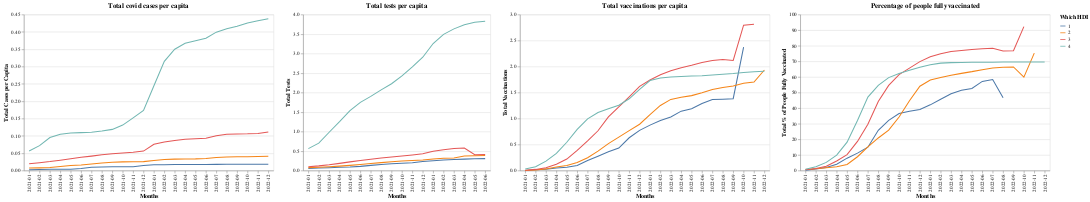

Notebook code cell kept with this figure:
### Markdown cell above
Here we can view all the visualisations together

### Code cell
visualisation1|visualisation2|visualisation3|visualisation4

### Figure 1 — Vega-Lite specification as saved in the notebook (floating-point values rounded to 4 significant figures)
{"config": {"view": {"continuousWidth": 400, "continuousHeight": 300}}, "hconcat": [{"data": {"name": "data-5d4ebdad79b7f39aaac5ce27c475a861"}, "mark": "line", "encoding": {"color": {"field": "Which HDI", "type": "nominal"}, "opacity": {"condition": {"value": 1, "selection": "selector001"}, "value": 0.2}, "x": {"field": "Months", "type": "nominal"}, "y": {"field": "Total Cases per Capita", "type": "quantitative"}}, "selection": {"selector001": {"type": "multi", "fields": ["Which HDI"], "bind": "legend"}}, "title": "Total covid cases per capita"}, {"data": {"name": "data-03b8355045359b7682f22ff88047c82a"}, "mark": "line", "encoding": {"color": {"field": "Which HDI", "type": "nominal"}, "opacity": {"condition": {"value": 1, "selection": "selector002"}, "value": 0.2}, "x": {"field": "Months", "type": "nominal"}, "y": {"field": "Total Tests", "type": "quantitative"}}, "selection": {"selector002": {"type": "multi", "fields": ["Which HDI"], "bind": "legend"}}, "title": "Total tests per capita"}, {"data": {"name": "data-022382902dceaa9d26397958254c4b84"}, "mark": "line", "encoding": {"color": {"field": "Which HDI", "type": "nominal"}, "opacity": {"condition": {"value": 1, "selection": "selector003"}, "value": 0.2}, "x": {"field": "Months", "type": "nominal"}, "y": {"field": "Total Vaccinations", "type": "quantitative"}}, "selection": {"selector003": {"type": "multi", "fields": ["Which HDI"], "bind": "legend"}}, "title": "Total vaccinations per capita"}, {"data": {"name": "data-7281b66b98734ddf57b5db9692766fb3"}, "mark": "line", "encoding": {"color": {"field": "Which HDI", "type": "nominal"}, "opacity": {"condition": {"value": 1, "selection": "selector004"}, "value": 0.2}, "x": {"field": "Months", "type": "nominal"}, "y": {"field": "Total % of People Fully Vaccinated", "type": "quantitative"}}, "selection": {"selector004": {"type": "multi", "fields": ["Which HDI"], "bind": "legend"}}, "title": "Percentage of people fully vaccinated"}], "$schema": "https://vega.github.io/schema/vega-lite/v4.17.0.json", "datasets": {"data-5d4ebdad79b7f39aaac5ce27c475a861": [{"Months": "2021-01", "Total Cases per Capita": 0.002519, "Which HDI": 1}, {"Months": "2021-02", "Total Cases per Capita": 0.003235, "Which HDI": 1}, {"Months": "2021-03", "Total Cases per Capita": 0.003563, "Which HDI": 1}, {"Months": "2021-04", "Total Cases per Capita": 0.00377, "Which HDI": 1}, {"Months": "2021-05", "Total Cases per Capita": 0.003925, "Which HDI": 1}, {"Months": "2021-06", "Total Cases per Capita": 0.005894, "Which HDI": 1}, {"Months": "2021-07", "Total Cases per Capita": 0.009266, "Which HDI": 1}, {"Months": "2021-08", "Total Cases per Capita": 0.01042, "Which HDI": 1}, {"Months": "2021-09", "Total Cases per Capita": 0.01093, "Which HDI": 1}, {"Months": "2021-10", "Total Cases per Capita": 0.01107, "Which HDI": 1}, {"Months": "2021-11", "Total Cases per Capita": 0.01114, "Which HDI": 1}, {"Months": "2021-12", "Total Cases per Capita": 0.01447, "Which HDI": 1}, {"Months": "2022-01", "Total Cases per Capita": 0.01654, "Which HDI": 1}, {"Months": "2022-02", "Total Cases per Capita": 0.0169, "Which HDI": 1}, {"Months": "2022-03", "Total Cases per Capita": 0.01725, "Which HDI": 1}, {"Months": "2022-04", "Total Cases per Capita": 0.01735, "Which HDI": 1}, {"Months": "2022-05", "Total Cases per Capita": 0.01752, "Which HDI": 1}, {"Months": "2022-06", "Total Cases per Capita": 0.01772, "Which HDI": 1}, {"Months": "2022-07", "Total Cases per Capita": 0.01786, "Which HDI": 1}, {"Months": "2022-08", "Total Cases per Capita": 0.01795, "Which HDI": 1}, {"Months": "2022-09", "Total Cases per Capita": 0.01799, "Which HDI": 1}, {"Months": "2022-10", "Total Cases per Capita": 0.018, "Which HDI": 1}, {"Months": "2022-11", "Total Cases per Capita": 0.01804, "Which HDI": 1}, {"Months": "2022-12", "Total Cases per Capita": 0.01808, "Which HDI": 1}, {"Months": "2021-01", "Total Cases per Capita": 0.007333, "Which HDI": 2}, {"Months": "2021-02", "Total Cases per Capita": 0.007767, "Which HDI": 2}, {"Months": "2021-03", "Total Cases per Capita": 0.008605, "Which HDI": 2}, {"Months": "2021-04", "Total Cases per Capita": 0.01146, "Which HDI": 2}, {"Months": "2021-05", "Total Cases per Capita": 0.01449, "Which HDI": 2}, {"Months": "2021-06", "Total Cases per Capita": 0.01614, "Which HDI": 2}, {"Months": "2021-07", "Total Cases per Capita": 0.01876, "Which HDI": 2}, {"Months": "2021-08", "Total Cases per Capita": 0.02175, "Which HDI": 2}, {"Months": "2021-09", "Total Cases per Capita": 0.02401, "Which HDI": 2}, {"Months": "2021-10", "Total Cases per Capita": 0.02505, "Which HDI": 2}, {"Months": "2021-11", "Total Cases per Capita": 0.02549, "Which HDI": 2}, {"Months": "2021-12", "Total Cases per Capita": 0.0258, "Which HDI": 2}, {"Months": "2022-01", "Total Cases per Capita": 0.0293, "Which HDI": 2}, {"Months": "2022-02", "Total Cases per Capita": 0.03182, "Which HDI": 2}, {"Months": "2022-03", "Total Cases per Capita": 0.03296, "Which HDI": 2}, {"Months": "2022-04", "Total Cases per Capita": 0.03335, "Which HDI": 2}, {"Months": "2022-05", "Total Cases per Capita": 0.03367, "Which HDI": 2}, {"Months": "2022-06", "Total Cases per Capita": 0.03485, "Which HDI": 2}, {"Months": "2022-07", "Total Cases per Capita": 0.03784, "Which HDI": 2}, {"Months": "2022-08", "Total Cases per Capita": 0.03922, "Which HDI": 2}, {"Months": "2022-09", "Total Cases per Capita": 0.03976, "Which HDI": 2}, {"Months": "2022-10", "Total Cases per Capita": 0.04014, "Which HDI": 2}, {"Months": "2022-11", "Total Cases per Capita": 0.04048, "Which HDI": 2}, {"Months": "2022-12", "Total Cases per Capita": 0.04149, "Which HDI": 2}, {"Months": "2021-01", "Total Cases per Capita": 0.01962, "Which HDI": 3}, {"Months": "2021-02", "Total Cases per Capita": 0.02273, "Which HDI": 3}, {"Months": "2021-03", "Total Cases per Capita": 0.02596, "Which HDI": 3}, {"Months": "2021-04", "Total Cases per Capita": 0.0299, "Which HDI": 3}, {"Months": "2021-05", "Total Cases per Capita": 0.03432, "Which HDI": 3}, {"Months": "2021-06", "Total Cases per Capita": 0.03814, "Which HDI": 3}, {"Months": "2021-07", "Total Cases per Capita": 0.04165, "Which HDI": 3}, {"Months": "2021-08", "Total Cases per Capita": 0.04576, "Which HDI": 3}, {"Months": "2021-09", "Total Cases per Capita": 0.04841, "Which HDI": 3}, {"Months": "2021-10", "Total Cases per Capita": 0.05072, "Which HDI": 3}, {"Months": "2021-11", "Total Cases per Capita": 0.05293, "Which HDI": 3}, {"Months": "2021-12", "Total Cases per Capita": 0.05621, "Which HDI": 3}, {"Months": "2022-01", "Total Cases per Capita": 0.07603, "Which HDI": 3}, {"Months": "2022-02", "Total Cases per Capita": 0.08261, "Which HDI": 3}, {"Months": "2022-03", "Total Cases per Capita": 0.087, "Which HDI": 3}, {"Months": "2022-04", "Total Cases per Capita": 0.09049, "Which HDI": 3}, {"Months": "2022-05", "Total Cases per Capita": 0.09182, "Which HDI": 3}, {"Months": "2022-06", "Total Cases per Capita": 0.09328, "Which HDI": 3}, {"Months": "2022-07", "Total Cases per Capita": 0.1004, "Which HDI": 3}, {"Months": "2022-08", "Total Cases per Capita": 0.1049, "Which HDI": 3}, {"Months": "2022-09", "Total Cases per Capita": 0.1057, "Which HDI": 3}, {"Months": "2022-10", "Total Cases per Capita": 0.106, "Which HDI": 3}, {"Months": "2022-11", "Total Cases per Capita": 0.1071, "Which HDI": 3}, {"Months": "2022-12", "Total Cases per Capita": 0.1111, "Which HDI": 3}, {"Months": "2021-01", "Total Cases per Capita": 0.0564, "Which HDI": 4}, {"Months": "2021-02", "Total Cases per Capita": 0.07181, "Which HDI": 4}, {"Months": "2021-03", "Total Cases per Capita": 0.09517, "Which HDI": 4}, {"Months": "2021-04", "Total Cases per Capita": 0.1046, "Which HDI": 4}, {"Months": "2021-05", "Total Cases per Capita": 0.1086, "Which HDI": 4}, {"Months": "2021-06", "Total Cases per Capita": 0.1094, "Which HDI": 4}, {"Months": "2021-07", "Total Cases per Capita": 0.1107, "Which HDI": 4}, {"Months": "2021-08", "Total Cases per Capita": 0.1141, "Which HDI": 4}, {"Months": "2021-09", "Total Cases per Capita": 0.1188, "Which HDI": 4}, {"Months": "2021-10", "Total Cases per Capita": 0.1312, "Which HDI": 4}, {"Months": "2021-11", "Total Cases per Capita": 0.1521, "Which HDI": 4}, {"Months": "2021-12", "Total Cases per Capita": 0.1732, "Which HDI": 4}, {"Months": "2022-01", "Total Cases per Capita": 0.2445, "Which HDI": 4}, {"Months": "2022-02", "Total Cases per Capita": 0.3149, "Which HDI": 4}, {"Months": "2022-03", "Total Cases per Capita": 0.3501, "Which HDI": 4}, {"Months": "2022-04", "Total Cases per Capita": 0.3673, "Which HDI": 4}, {"Months": "2022-05", "Total Cases per Capita": 0.3743, "Which HDI": 4}, {"Months": "2022-06", "Total Cases per Capita": 0.3817, "Which HDI": 4}, {"Months": "2022-07", "Total Cases per Capita": 0.3992, "Which HDI": 4}, {"Months": "2022-08", "Total Cases per Capita": 0.4092, "Which HDI": 4}, {"Months": "2022-09", "Total Cases per Capita": 0.4165, "Which HDI": 4}, {"Months": "2022-10", "Total Cases per Capita": 0.4257, "Which HDI": 4}, {"Months": "2022-11", "Total Cases per Capita": 0.4318, "Which HDI": 4}, {"Months": "2022-12", "Total Cases per Capita": 0.438, "Which HDI": 4}], "data-03b8355045359b7682f22ff88047c82a": [{"Months": "2021-01", "Total Tests": 0.05522, "Which HDI": 1}, {"Months": "2021-02", "Total Tests": 0.06444, "Which HDI": 1}, {"Months": "2021-03", "Total Tests": 0.07374, "Which HDI": 1}, {"Months": "2021-04", "Total Tests": 0.08318, "Which HDI": 1}, {"Months": "2021-05", "Total Tests": 0.09183, "Which HDI": 1}, {"Months": "2021-06", "Total Tests": 0.1077, "Which HDI": 1}, {"Months": "2021-07", "Total Tests": 0.1333, "Which HDI": 1}, {"Months": "2021-08", "Total Tests": 0.1533, "Which HDI": 1}, {"Months": "2021-09", "Total Tests": 0.172, "Which HDI": 1}, {"Months": "2021-10", "Total Tests": 0.1866, "Which HDI": 1}, {"Months": "2021-11", "Total Tests": 0.2028, "Which HDI": 1}, {"Months": "2021-12", "Total Tests": 0.2302, "Which HDI": 1}, {"Months": "2022-01", "Total Tests": 0.2541, "Which HDI": 1}, {"Months": "2022-02", "Total Tests": 0.272, "Which HDI": 1}, {"Months": "2022-03", "Total Tests": 0.2847, "Which HDI": 1}, {"Months": "2022-04", "Total Tests": 0.2929, "Which HDI": 1}, {"Months": "2022-05", "Total Tests": 0.3011, "Which HDI": 1}, {"Months": "2022-06", "Total Tests": 0.3065, "Which HDI": 1}, {"Months": "2021-01", "Total Tests": 0.07562, "Which HDI": 2}, {"Months": "2021-02", "Total Tests": 0.08467, "Which HDI": 2}, {"Months": "2021-03", "Total Tests": 0.09636, "Which HDI": 2}, {"Months": "2021-04", "Total Tests": 0.1136, "Which HDI": 2}, {"Months": "2021-05", "Total Tests": 0.1334, "Which HDI": 2}, {"Months": "2021-06", "Total Tests": 0.1556, "Which HDI": 2}, {"Months": "2021-07", "Total Tests": 0.179, "Which HDI": 2}, {"Months": "2021-08", "Total Tests": 0.2031, "Which HDI": 2}, {"Months": "2021-09", "Total Tests": 0.2249, "Which HDI": 2}, {"Months": "2021-10", "Total Tests": 0.2437, "Which HDI": 2}, {"Months": "2021-11", "Total Tests": 0.2581, "Which HDI": 2}, {"Months": "2021-12", "Total Tests": 0.2723, "Which HDI": 2}, {"Months": "2022-01", "Total Tests": 0.2947, "Which HDI": 2}, {"Months": "2022-02", "Total Tests": 0.314, "Which HDI": 2}, {"Months": "2022-03", "Total Tests": 0.3229, "Which HDI": 2}, {"Months": "2022-04", "Total Tests": 0.3749, "Which HDI": 2}, {"Months": "2022-05", "Total Tests": 0.3802, "Which HDI": 2}, {"Months": "2022-06", "Total Tests": 0.3835, "Which HDI": 2}, {"Months": "2021-01", "Total Tests": 0.09928, "Which HDI": 3}, {"Months": "2021-02", "Total Tests": 0.1203, "Which HDI": 3}, {"Months": "2021-03", "Total Tests": 0.1478, "Which HDI": 3}, {"Months": "2021-04", "Total Tests": 0.1842, "Which HDI": 3}, {"Months": "2021-05", "Total Tests": 0.2226, "Which HDI": 3}, {"Months": "2021-06", "Total Tests": 0.2584, "Which HDI": 3}, {"Months": "2021-07", "Total Tests": 0.2918, "Which HDI": 3}, {"Months": "2021-08", "Total Tests": 0.3208, "Which HDI": 3}, {"Months": "2021-09", "Total Tests": 0.3459, "Which HDI": 3}, {"Months": "2021-10", "Total Tests": 0.3716, "Which HDI": 3}, {"Months": "2021-11", "Total Tests": 0.3978, "Which HDI": 3}, {"Months": "2021-12", "Total Tests": 0.4291, "Which HDI": 3}, {"Months": "2022-01", "Total Tests": 0.4953, "Which HDI": 3}, {"Months": "2022-02", "Total Tests": 0.5333, "Which HDI": 3}, {"Months": "2022-03", "Total Tests": 0.5631, "Which HDI": 3}, {"Months": "2022-04", "Total Tests": 0.5768, "Which HDI": 3}, {"Months": "2022-05", "Total Tests": 0.4063, "Which HDI": 3}, {"Months": "2022-06", "Total Tests": 0.4121, "Which HDI": 3}, {"Months": "2021-01", "Total Tests": 0.5622, "Which HDI": 4}, {"Months": "2021-02", "Total Tests": 0.7036, "Which HDI": 4}, {"Months": "2021-03", "Total Tests": 0.9824, "Which HDI": 4}, {"Months": "2021-04", "Total Tests": 1.253, "Which HDI": 4}, {"Months": "2021-05", "Total Tests": 1.539, "Which HDI": 4}, {"Months": "2021-06", "Total Tests": 1.747, "Which HDI": 4}, {"Months": "2021-07", "Total Tests": 1.902, "Which HDI": 4}, {"Months": "2021-08", "Total Tests": 2.068, "Which HDI": 4}, {"Months": "2021-09", "Total Tests": 2.227, "Which HDI": 4}, {"Months": "2021-10", "Total Tests": 2.426, "Which HDI": 4}, {"Months": "2021-11", "Total Tests": 2.659, "Which HDI": 4}, {"Months": "2021-12", "Total Tests": 2.905, "Which HDI": 4}, {"Months": "2022-01", "Total Tests": 3.257, "Which HDI": 4}, {"Months": "2022-02", "Total Tests": 3.493, "Which HDI": 4}, {"Months": "2022-03", "Total Tests": 3.633, "Which HDI": 4}, {"Months": "2022-04", "Total Tests": 3.74, "Which HDI": 4}, {"Months": "2022-05", "Total Tests": 3.801, "Which HDI": 4}, {"Months": "2022-06", "Total Tests": 3.831, "Which HDI": 4}], "data-022382902dceaa9d26397958254c4b84": [{"Months": "2021-01", "Total Vaccinations": 0.001198, "Which HDI": 1}, {"Months": "2021-02", "Total Vaccinations": 0.0162, "Which HDI": 1}, {"Months": "2021-03", "Total Vaccinations": 0.02681, "Which HDI": 1}, {"Months": "2021-04", "Total Vaccinations": 0.04778, "Which HDI": 1}, {"Months": "2021-05", "Total Vaccinations": 0.0643, "Which HDI": 1}, {"Months": "2021-06", "Total Vaccinations": 0.09793, "Which HDI": 1}, {"Months": "2021-07", "Total Vaccinations": 0.1929, "Which HDI": 1}, {"Months": "2021-08", "Total Vaccinations": 0.2751, "Which HDI": 1}, {"Months": "2021-09", "Total Vaccinations": 0.3598, "Which HDI": 1}, {"Months": "2021-10", "Total Vaccinations": 0.4332, "Which HDI": 1}, {"Months": "2021-11", "Total Vaccinations": 0.6305, "Which HDI": 1}, {"Months": "2021-12", "Total Vaccinations": 0.7727, "Which HDI": 1}, {"Months": "2022-01", "Total Vaccinations": 0.8741, "Which HDI": 1}, {"Months": "2022-02", "Total Vaccinations": 0.9621, "Which HDI": 1}, {"Months": "2022-03", "Total Vaccinations": 1.029, "Which HDI": 1}, {"Months": "2022-04", "Total Vaccinations": 1.143, "Which HDI": 1}, {"Months": "2022-05", "Total Vaccinations": 1.188, "Which HDI": 1}, {"Months": "2022-06", "Total Vaccinations": 1.289, "Which HDI": 1}, {"Months": "2022-07", "Total Vaccinations": 1.366, "Which HDI": 1}, {"Months": "2022-08", "Total Vaccinations": 1.372, "Which HDI": 1}, {"Months": "2022-09", "Total Vaccinations": 1.382, "Which HDI": 1}, {"Months": "2022-10", "Total Vaccinations": 2.374, "Which HDI": 1}, {"Months": "2022-11", "Total Vaccinations": null, "Which HDI": 1}, {"Months": "2022-12", "Total Vaccinations": null, "Which HDI": 1}, {"Months": "2021-01", "Total Vaccinations": 0.001039, "Which HDI": 2}, {"Months": "2021-02", "Total Vaccinations": 0.01264, "Which HDI": 2}, {"Months": "2021-03", "Total Vaccinations": 0.03214, "Which HDI": 2}, {"Months": "2021-04", "Total Vaccinations": 0.06919, "Which HDI": 2}, {"Months": "2021-05", "Total Vaccinations": 0.09666, "Which HDI": 2}, {"Months": "2021-06", "Total Vaccinations": 0.1537, "Which HDI": 2}, {"Months": "2021-07", "Total Vaccinations": 0.2461, "Which HDI": 2}, {"Months": "2021-08", "Total Vaccinations": 0.3732, "Which HDI": 2}, {"Months": "2021-09", "Total Vaccinations": 0.5171, "Which HDI": 2}, {"Months": "2021-10", "Total Vaccinations": 0.6419, "Which HDI": 2}, {"Months": "2021-11", "Total Vaccinations": 0.7689, "Which HDI": 2}, {"Months": "2021-12", "Total Vaccinations": 0.8913, "Which HDI": 2}, {"Months": "2022-01", "Total Vaccinations": 1.077, "Which HDI": 2}, {"Months": "2022-02", "Total Vaccinations": 1.252, "Which HDI": 2}, {"Months": "2022-03", "Total Vaccinations": 1.368, "Which HDI": 2}, {"Months": "2022-04", "Total Vaccinations": 1.41, "Which HDI": 2}, {"Months": "2022-05", "Total Vaccinations": 1.441, "Which HDI": 2}, {"Months": "2022-06", "Total Vaccinations": 1.497, "Which HDI": 2}, {"Months": "2022-07", "Total Vaccinations": 1.559, "Which HDI": 2}, {"Months": "2022-08", "Total Vaccinations": 1.599, "Which HDI": 2}, {"Months": "2022-09", "Total Vaccinations": 1.627, "Which HDI": 2}, {"Months": "2022-10", "Total Vaccinations": 1.678, "Which HDI": 2}, {"Months": "2022-11", "Total Vaccinations": 1.702, "Which HDI": 2}, {"Months": "2022-12", "Total Vaccinations": 1.934, "Which HDI": 2}, {"Months": "2021-01", "Total Vaccinations": 0.004487, "Which HDI": 3}, {"Months": "2021-02", "Total Vaccinations": 0.02245, "Which HDI": 3}, {"Months": "2021-03", "Total Vaccinations": 0.05551, "Which HDI": 3}, {"Months": "2021-04", "Total Vaccinations": 0.122, "Which HDI": 3}, {"Months": "2021-05", "Total Vaccinations": 0.2214, "Which HDI": 3}, {"Months": "2021-06", "Total Vaccinations": 0.3883, "Which HDI": 3}, {"Months": "2021-07", "Total Vaccinations": 0.5713, "Which HDI": 3}, {"Months": "2021-08", "Total Vaccinations": 0.7651, "Which HDI": 3}, {"Months": "2021-09", "Total Vaccinations": 1.032, "Which HDI": 3}, {"Months": "2021-10", "Total Vaccinations": 1.227, "Which HDI": 3}, {"Months": "2021-11", "Total Vaccinations": 1.419, "Which HDI": 3}, {"Months": "2021-12", "Total Vaccinations": 1.618, "Which HDI": 3}, {"Months": "2022-01", "Total Vaccinations": 1.742, "Which HDI": 3}, {"Months": "2022-02", "Total Vaccinations": 1.841, "Which HDI": 3}, {"Months": "2022-03", "Total Vaccinations": 1.92, "Which HDI": 3}, {"Months": "2022-04", "Total Vaccinations": 1.979, "Which HDI": 3}, {"Months": "2022-05", "Total Vaccinations": 2.024, "Which HDI": 3}, {"Months": "2022-06", "Total Vaccinations": 2.076, "Which HDI": 3}, {"Months": "2022-07", "Total Vaccinations": 2.115, "Which HDI": 3}, {"Months": "2022-08", "Total Vaccinations": 2.136, "Which HDI": 3}, {"Months": "2022-09", "Total Vaccinations": 2.116, "Which HDI": 3}, {"Months": "2022-10", "Total Vaccinations": 2.795, "Which HDI": 3}, {"Months": "2022-11", "Total Vaccinations": 2.815, "Which HDI": 3}, {"Months": "2022-12", "Total Vaccinations": null, "Which HDI": 3}, {"Months": "2021-01", "Total Vaccinations": 0.02989, "Which HDI": 4}, {"Months": "2021-02", "Total Vaccinations": 0.07412, "Which HDI": 4}, {"Months": "2021-03", "Total Vaccinations": 0.1804, "Which HDI": 4}, {"Months": "2021-04", "Total Vaccinations": 0.3294, "Which HDI": 4}, {"Months": "2021-05", "Total Vaccinations": 0.544, "Which HDI": 4}, {"Months": "2021-06", "Total Vaccinations": 0.7916, "Which HDI": 4}, {"Months": "2021-07", "Total Vaccinations": 0.9948, "Which HDI": 4}, {"Months": "2021-08", "Total Vaccinations": 1.116, "Which HDI": 4}, {"Months": "2021-09", "Total Vaccinations": 1.189, "Which HDI": 4}, {"Months": "2021-10", "Total Vaccinations": 1.258, "Which HDI": 4}, {"Months": "2021-11", "Total Vaccinations": 1.38, "Which HDI": 4}, {"Months": "2021-12", "Total Vaccinations": 1.56, "Which HDI": 4}, {"Months": "2022-01", "Total Vaccinations": 1.731, "Which HDI": 4}, {"Months": "2022-02", "Total Vaccinations": 1.782, "Which HDI": 4}, {"Months": "2022-03", "Total Vaccinations": 1.8, "Which HDI": 4}, {"Months": "2022-04", "Total Vaccinations": 1.81, "Which HDI": 4}, {"Months": "2022-05", "Total Vaccinations": 1.819, "Which HDI": 4}, {"Months": "2022-06", "Total Vaccinations": 1.824, "Which HDI": 4}, {"Months": "2022-07", "Total Vaccinations": 1.836, "Which HDI": 4}, {"Months": "2022-08", "Total Vaccinations": 1.851, "Which HDI": 4}, {"Months": "2022-09", "Total Vaccinations": 1.865, "Which HDI": 4}, {"Months": "2022-10", "Total Vaccinations": 1.886, "Which HDI": 4}, {"Months": "2022-11", "Total Vaccinations": 1.901, "Which HDI": 4}, {"Months": "2022-12", "Total Vaccinations": 1.908, "Which HDI": 4}], "data-7281b66b98734ddf57b5db9692766fb3": [{"Months": "2021-01", "Total % of People Fully Vaccinated": 0.2004, "Which HDI": 1}, {"Months": "2021-02", "Total % of People Fully Vaccinated": 0.9382, "Which HDI": 1}, {"Months": "2021-03", "Total % of People Fully Vaccinated": 1.976, "Which HDI": 1}, {"Months": "2021-04", "Total % of People Fully Vaccinated": 4.007, "Which HDI": 1}, {"Months": "2021-05", "Total % of People Fully Vaccinated": 7.94, "Which HDI": 1}, {"Months": "2021-06", "Total % of People Fully Vaccinated": 11.17, "Which HDI": 1}, {"Months": "2021-07", "Total % of People Fully Vaccinated": 14.97, "Which HDI": 1}, {"Months": "2021-08", "Total % of People Fully Vaccinated": 25.8, "Which HDI": 1}, {"Months": "2021-09", "Total % of People Fully Vaccinated": 32.23, "Which HDI": 1}, {"Months": "2021-10", "Total % of People Fully Vaccinated": 36.59, "Which HDI": 1}, {"Months": "2021-11", "Total % of People Fully Vaccinated": 37.99, "Which HDI": 1}, {"Months": "2021-12", "Total % of People Fully Vaccinated": 39.21, "Which HDI": 1}, {"Months": "2022-01", "Total % of People Fully Vaccinated": 42.13, "Which HDI": 1}, {"Months": "2022-02", "Total % of People Fully Vaccinated": 45.66, "Which HDI": 1}, {"Months": "2022-03", "Total % of People Fully Vaccinated": 49.2, "Which HDI": 1}, {"Months": "2022-04", "Total % of People Fully Vaccinated": 51.46, "Which HDI": 1}, {"Months": "2022-05", "Total % of People Fully Vaccinated": 52.62, "Which HDI": 1}, {"Months": "2022-06", "Total % of People Fully Vaccinated": 57.16, "Which HDI": 1}, {"Months": "2022-07", "Total % of People Fully Vaccinated": 58.4, "Which HDI": 1}, {"Months": "2022-08", "Total % of People Fully Vaccinated": 46.66, "Which HDI": 1}, {"Months": "2022-09", "Total % of People Fully Vaccinated": null, "Which HDI": 1}, {"Months": "2022-10", "Total % of People Fully Vaccinated": null, "Which HDI": 1}, {"Months": "2022-11", "Total % of People Fully Vaccinated": null, "Which HDI": 1}, {"Months": "2022-12", "Total % of People Fully Vaccinated": null, "Which HDI": 1}, {"Months": "2021-01", "Total % of People Fully Vaccinated": 0.6611, "Which HDI": 2}, {"Months": "2021-02", "Total % of People Fully Vaccinated": 1.132, "Which HDI": 2}, {"Months": "2021-03", "Total % of People Fully Vaccinated": 1.773, "Which HDI": 2}, {"Months": "2021-04", "Total % of People Fully Vaccinated": 2.395, "Which HDI": 2}, {"Months": "2021-05", "Total % of People Fully Vaccinated": 3.901, "Which HDI": 2}, {"Months": "2021-06", "Total % of People Fully Vaccinated": 8.866, "Which HDI": 2}, {"Months": "2021-07", "Total % of People Fully Vaccinated": 15.16, "Which HDI": 2}, {"Months": "2021-08", "Total % of People Fully Vaccinated": 20.89, "Which HDI": 2}, {"Months": "2021-09", "Total % of People Fully Vaccinated": 25.9, "Which HDI": 2}, {"Months": "2021-10", "Total % of People Fully Vaccinated": 34.34, "Which HDI": 2}, {"Months": "2021-11", "Total % of People Fully Vaccinated": 44.74, "Which HDI": 2}, {"Months": "2021-12", "Total % of People Fully Vaccinated": 54.08, "Which HDI": 2}, {"Months": "2022-01", "Total % of People Fully Vaccinated": 58.03, "Which HDI": 2}, {"Months": "2022-02", "Total % of People Fully Vaccinated": 59.72, "Which HDI": 2}, {"Months": "2022-03", "Total % of People Fully Vaccinated": 61.05, "Which HDI": 2}, {"Months": "2022-04", "Total % of People Fully Vaccinated": 62.3, "Which HDI": 2}, {"Months": "2022-05", "Total % of People Fully Vaccinated": 63.41, "Which HDI": 2}, {"Months": "2022-06", "Total % of People Fully Vaccinated": 64.69, "Which HDI": 2}, {"Months": "2022-07", "Total % of People Fully Vaccinated": 65.68, "Which HDI": 2}, {"Months": "2022-08", "Total % of People Fully Vaccinated": 66.21, "Which HDI": 2}, {"Months": "2022-09", "Total % of People Fully Vaccinated": 66.45, "Which HDI": 2}, {"Months": "2022-10", "Total % of People Fully Vaccinated": 59.84, "Which HDI": 2}, {"Months": "2022-11", "Total % of People Fully Vaccinated": 75.26, "Which HDI": 2}, {"Months": "2022-12", "Total % of People Fully Vaccinated": null, "Which HDI": 2}, {"Months": "2021-01", "Total % of People Fully Vaccinated": 0.4604, "Which HDI": 3}, {"Months": "2021-02", "Total % of People Fully Vaccinated": 1.324, "Which HDI": 3}, {"Months": "2021-03", "Total % of People Fully Vaccinated": 2.829, "Which HDI": 3}, {"Months": "2021-04", "Total % of People Fully Vaccinated": 6.129, "Which HDI": 3}, {"Months": "2021-05", "Total % of People Fully Vaccinated": 10.23, "Which HDI": 3}, {"Months": "2021-06", "Total % of People Fully Vaccinated": 18.67, "Which HDI": 3}, {"Months": "2021-07", "Total % of People Fully Vaccinated": 29.65, "Which HDI": 3}, {"Months": "2021-08", "Total % of People Fully Vaccinated": 44.24, "Which HDI": 3}, {"Months": "2021-09", "Total % of People Fully Vaccinated": 54.59, "Which HDI": 3}, {"Months": "2021-10", "Total % of People Fully Vaccinated": 61.5, "Which HDI": 3}, {"Months": "2021-11", "Total % of People Fully Vaccinated": 65.68, "Which HDI": 3}, {"Months": "2021-12", "Total % of People Fully Vaccinated": 69.85, "Which HDI": 3}, {"Months": "2022-01", "Total % of People Fully Vaccinated": 72.89, "Which HDI": 3}, {"Months": "2022-02", "Total % of People Fully Vaccinated": 74.94, "Which HDI": 3}, {"Months": "2022-03", "Total % of People Fully Vaccinated": 76.36, "Which HDI": 3}, {"Months": "2022-04", "Total % of People Fully Vaccinated": 77.02, "Which HDI": 3}, {"Months": "2022-05", "Total % of People Fully Vaccinated": 77.6, "Which HDI": 3}, {"Months": "2022-06", "Total % of People Fully Vaccinated": 78.08, "Which HDI": 3}, {"Months": "2022-07", "Total % of People Fully Vaccinated": 78.42, "Which HDI": 3}, {"Months": "2022-08", "Total % of People Fully Vaccinated": 76.63, "Which HDI": 3}, {"Months": "2022-09", "Total % of People Fully Vaccinated": 76.76, "Which HDI": 3}, {"Months": "2022-10", "Total % of People Fully Vaccinated": 92.29, "Which HDI": 3}, {"Months": "2022-11", "Total % of People Fully Vaccinated": null, "Which HDI": 3}, {"Months": "2022-12", "Total % of People Fully Vaccinated": null, "Which HDI": 3}, {"Months": "2021-01", "Total % of People Fully Vaccinated": 0.7699, "Which HDI": 4}, {"Months": "2021-02", "Total % of People Fully Vaccinated": 2.479, "Which HDI": 4}, {"Months": "2021-03", "Total % of People Fully Vaccinated": 5.232, "Which HDI": 4}, {"Months": "2021-04", "Total % of People Fully Vaccinated": 9.938, "Which HDI": 4}, {"Months": "2021-05", "Total % of People Fully Vaccinated": 18.24, "Which HDI": 4}, {"Months": "2021-06", "Total % of People Fully Vaccinated": 32.12, "Which HDI": 4}, {"Months": "2021-07", "Total % of People Fully Vaccinated": 47.13, "Which HDI": 4}, {"Months": "2021-08", "Total % of People Fully Vaccinated": 54.62, "Which HDI": 4}, {"Months": "2021-09", "Total % of People Fully Vaccinated": 59.57, "Which HDI": 4}, {"Months": "2021-10", "Total % of People Fully Vaccinated": 62.22, "Which HDI": 4}, {"Months": "2021-11", "Total % of People Fully Vaccinated": 64.33, "Which HDI": 4}, {"Months": "2021-12", "Total % of People Fully Vaccinated": 66.29, "Which HDI": 4}, {"Months": "2022-01", "Total % of People Fully Vaccinated": 67.78, "Which HDI": 4}, {"Months": "2022-02", "Total % of People Fully Vaccinated": 68.87, "Which HDI": 4}, {"Months": "2022-03", "Total % of People Fully Vaccinated": 69.19, "Which HDI": 4}, {"Months": "2022-04", "Total % of People Fully Vaccinated": 69.3, "Which HDI": 4}, {"Months": "2022-05", "Total % of People Fully Vaccinated": 69.38, "Which HDI": 4}, {"Months": "2022-06", "Total % of People Fully Vaccinated": 69.43, "Which HDI": 4}, {"Months": "2022-07", "Total % of People Fully Vaccinated": 69.47, "Which HDI": 4}, {"Months": "2022-08", "Total % of People Fully Vaccinated": 69.53, "Which HDI": 4}, {"Months": "2022-09", "Total % of People Fully Vaccinated": 69.57, "Which HDI": 4}, {"Months": "2022-10", "Total % of People Fully Vaccinated": 69.6, "Which HDI": 4}, {"Months": "2022-11", "Total % of People Fully Vaccinated": 69.62, "Which HDI": 4}, {"Months": "2022-12", "Total % of People Fully Vaccinated": 69.63, "Which HDI": 4}]}}
